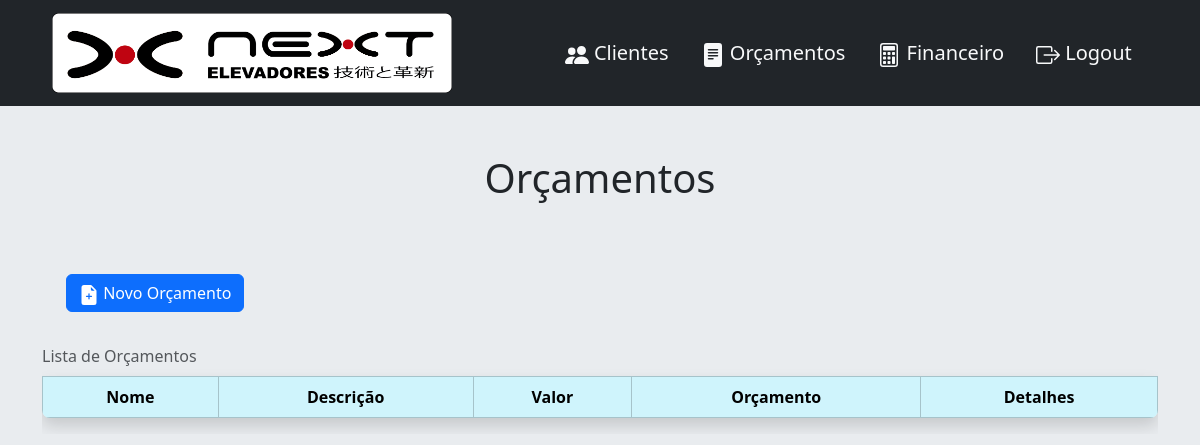
Before: /budgets/ with the older database file.
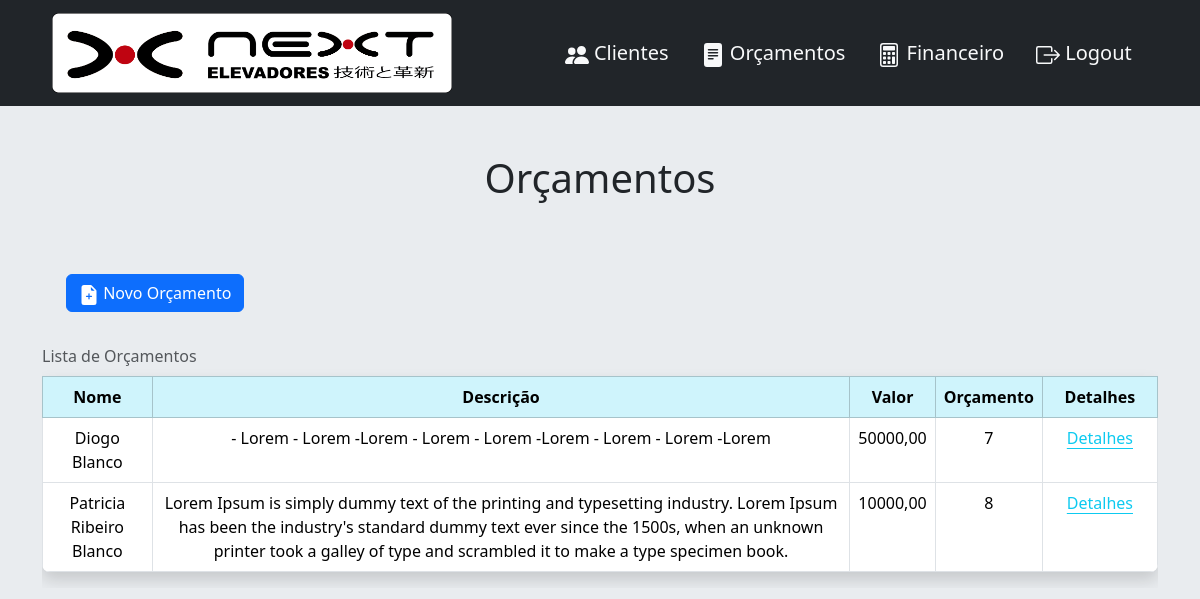
After: the same page with the newer database file.
### budgets/models.py (models this page shows, shortened)
class Budget(models.Model):
    class Meta:
        verbose_name = 'Orçamento'
        verbose_name_plural = 'Orçamentos'
    customer = models.ForeignKey(
        Customer, on_delete=models.DO_NOTHING, verbose_name='Cliente:')
    description = models.TextField(
        max_length=1000, verbose_name='Descrição dos serviços a serem executados:')
    deadline = models.CharField(
        max_length=30, verbose_name='Prazo de execução:')
    value = models.DecimalField(
        decimal_places=2, max_digits=999, verbose_name='Valor:')
    parcels = models.PositiveIntegerField(
        null=True, blank=True, verbose_name='Parcelas:')
    parcels_value = models.CharField(
        max_length=30, verbose_name='Valor das Parcelas:')

### home/models.py (models this page shows)
class Customer(models.Model):
    class Meta:
        verbose_name = 'Cliente'
        verbose_name_plural = 'Clientes'
    contract_types = (
        ('Manutenção', 'Manutenção'),
        ('Modernização', 'Modernização'),
    )
    first_name = models.CharField(max_length=30, verbose_name='Nome')
    last_name = models.CharField(max_length=30, verbose_name='Sobrenome')
    address = models.CharField(max_length=50, verbose_name='Endereço')
    city = models.CharField(max_length=30, null=True, verbose_name='Cidade')
    state = models.CharField(max_length=30, verbose_name='Estado')
    phone = models.CharField(max_length=14, verbose_name='Telefone')
    email = models.EmailField()
    contract = models.CharField(
        max_length=12, choices=contract_types, verbose_name='Tipo de Contrato')
    price = models.DecimalField(
        decimal_places=2, max_digits=999, verbose_name='Valor do Contrato/Mês')
    start_date = models.DateTimeField(verbose_name='Data de Início')
    expiration_date = models.DateTimeField(
        verbose_name='Data de Término do Contrato')
    renewal_date = models.DateTimeField(
        verbose_name='Data de Renovação', null=True, blank=True)
    elevators_qty = models.IntegerField(
        verbose_name='Quantidade de Elevadores')
    elevators_brand = models.CharField(
        max_length=30, verbose_name='Marca dos Elevadores')
    def __str__(self):
        return self.first_name + ' ' + self.last_name

### budgets/views.py (the view)
# urls.py: path('', views.budgets_list, name='budgets'),
def budgets_list(request):
    budgets = Budget.objects.all()
    context = {
        'budgets': budgets
    }
    return render(request, 'budgets/budgets_list.html', context)

### budgets/templates/budgets/budgets_list.html (shortened to what this page needs)
{% extends 'home/base.html' %}
{% load static %}
{% block nav %}{% include 'home/partials/_nav.html' %}{% endblock nav %}
{% block content %}
<h1 class="text-center m-5">Orçamentos</h1>
<div class="table-responsive">
  <a href="{% url 'budgets:create_budgets' %}"><button class="btn btn-primary m-4"> Novo Orçamento</button></a>
<table class="table table-hover table-bordered shadow rounded-3 overflow-hidden caption-top">
<caption>Lista de Orçamentos</caption>
  <thead class="text-center">
    <tr class="table-info">
      <th scope="col">Nome</th>
      <th scope="col">Descrição</th>
      <th scope="col">Valor</th>
      <th scope="col">Orçamento</th>
      <th scope="col">Detalhes</th>
    </tr>
  </thead>
  {% for budget in budgets %}
  <tbody class="text-center">
    <tr>
      <td>{{budget.customer}}</td>
      <td>{{budget.description}}</td>
      <td>{{budget.value}}</td>
      <td>{{budget.pk}}</td>
      <td><a class="link-info link-offset-2 p-3" href="{% url 'budgets:budget' budget.id %}">Detalhes</a</td>
    </tr>
  </tbody>
{% endfor %}
</table>
</div>
{% endblock %}

### home/templates/home/base.html (shortened to what this page needs)
{% load static %}
<!DOCTYPE html>
<html lang="pt-br">
  <head>
    <link rel="stylesheet" href="{% static 'home/css/base.css' %}" />
    <link
      href="https://cdn.jsdelivr.net/npm/bootstrap@5.3.1/dist/css/bootstrap.min.css"
      rel="stylesheet"
    />
  </head>
  <body class="bg-body-secondary">
    {% block nav %}
    {% endblock nav %}
    <main class="container">
      {% block content %}
      {% endblock %}
    </main>
  </body>
</html>

### home/templates/home/partials/_nav.html (shortened to what this page needs)
{% load static %}
<nav class="navbar bg-dark">
  <div class="container-fluid justify-content-around">
    <a href="{% url 'home:home' %}" class="navbar-brand">
      <img
        src="{% static 'home/img/logo-next.png' %}"
        alt="logo-next"
        width="400"
        height="80"
      />
    </a>
    <ul class="nav">
      <li class="nav-item">
        <a
          href="{% url 'home:customers' %}"
          class="nav-link link-light link-opacity-50-hover fs-5"
          >
          Clientes</a
        >
      </li>
      <li class="nav-item">
        <a
          href="{% url 'budgets:budgets' %}"
          class="nav-link link-light link-opacity-50-hover fs-5"
          >
          Orçamentos</a
        >
      </li>
      <li class="nav-item">
        <a href="" class="nav-link link-light link-opacity-50-hover fs-5"
          >
          Financeiro</a
        >
      </li>
      <li class="nav-item">
        <a href="" class="nav-link link-light link-opacity-50-hover fs-5"
          >
          Logout</a
        >
      </li>
    </ul>
  </div>
</nav>

Changed rows visible on the page:
added Budget: customer "Diogo Blanco", description "- Lorem - Lorem -Lorem - Lorem - Lorem -Lorem - Lorem - Lorem -Lorem", value "50000,00", pk "7"
added Budget: customer "Patricia Ribeiro Blanco", description "Lorem Ipsum is simply dummy text of the printing and typesetting industry. Lorem Ipsum has been the industry's standard dummy text ever since the 1500s, when an unknown printer took a galley of type and scrambled it to make a type specimen book.", value "10000,00", pk "8"
